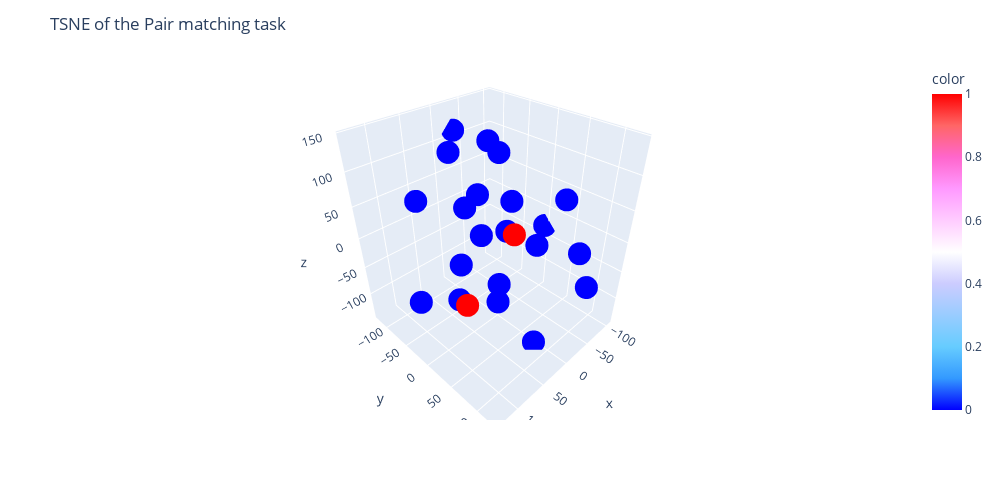

Notebook source saved alongside this figure:
### Markdown cell above
### Pairing task

### Code cell
#Aply tsne to the data_ShoppingTask dataframe
tsne = TSNE(n_components=3, random_state=0, init='pca', perplexity=10, learning_rate='auto', n_iter=1000, verbose=1)
tsne_obj = tsne.fit_transform(data_PairMatchingTask[['total_time','time_holding','right_hand_grab_time','left_hand_grab_time', 'num_errors','correct_objects']])
tsne_obj = pandas.DataFrame(tsne_obj, columns=['x','y','z'])
fig = px.scatter_3d(tsne_obj, x='x', y='y', z='z', color=data_PairMatchingTask['type'], hover_data=[data_PairMatchingTask['task_id']], color_continuous_scale='Picnic')
fig.update_layout(width=1000, height=500)
fig.update_layout(title='TSNE of the Pair matching task')
fig.show()

### Figure 1 — Plotly figure (JSON) as saved in the notebook; plotly's stock layout.template omitted (floating-point values rounded to 4 significant figures)
{"data": [{"customdata": [[1], [4], [7], [11], [15], [18], [20], [21], [25], [27], [29], [32], [36], [38], [41], [44], [47], [51], [54], [57], [60], [66], [67]], "hovertemplate": "x=%{x}<br>y=%{y}<br>z=%{z}<br>hover_data_0=%{customdata[0]}<br>color=%{marker.color}<extra></extra>", "legendgroup": "", "marker": {"color": [0, 0, 0, 0, 0, 0, 0, 0, 0, 0, 0, 0, 0, 0, 0, 0, 0, 0, 0, 0, 0, 1, 1], "coloraxis": "coloraxis", "symbol": "circle"}, "mode": "markers", "name": "", "scene": "scene", "showlegend": false, "type": "scatter3d", "x": [-6.152, 130.4, 17.48, -75.53, 38.74, 11.76, -43.05, 43.39, 58.85, 70.76, -27.92, -104.9, -39.58, -29.75, -7.156, 11.92, -55.58, 27.77, -70.02, 8.806, -13.02, 9.718, 104.3], "y": [125.4, -8.49, -2.068, 52.64, 1.105, -22.11, 33.34, 41.88, -19.68, -84.75, -28.15, -2.314, -13.45, -122.3, -5.091, -68.8, -36.47, -64.01, 105.7, 80.03, -83.87, 37.09, 50.19], "z": [34.43, -40.85, 143.0, 48.64, 81.39, -3.195, -19.56, -64.62, -91.19, 50.01, 106.0, -31.38, 34.0, 110.1, -93.78, -81.46, -35.04, 112.4, -69.95, -140.5, 4.644, 25.95, -24.05]}], "layout": {"coloraxis": {"colorbar": {"title": {"text": "color"}}, "colorscale": [[0, "rgb(0,0,255)"], [0.1, "rgb(51,153,255)"], [0.2, "rgb(102,204,255)"], [0.3, "rgb(153,204,255)"], [0.4, "rgb(204,204,255)"], [0.5, "rgb(255,255,255)"], [0.6, "rgb(255,204,255)"], [0.7, "rgb(255,153,255)"], [0.8, "rgb(255,102,204)"], [0.9, "rgb(255,102,102)"], [1, "rgb(255,0,0)"]]}, "height": 500, "legend": {"tracegroupgap": 0}, "margin": {"t": 60}, "scene": {"domain": {"x": [0, 1], "y": [0, 1]}, "xaxis": {"title": {"text": "x"}}, "yaxis": {"title": {"text": "y"}}, "zaxis": {"title": {"text": "z"}}}, "title": {"text": "TSNE of the Pair matching task"}, "width": 1000}}
